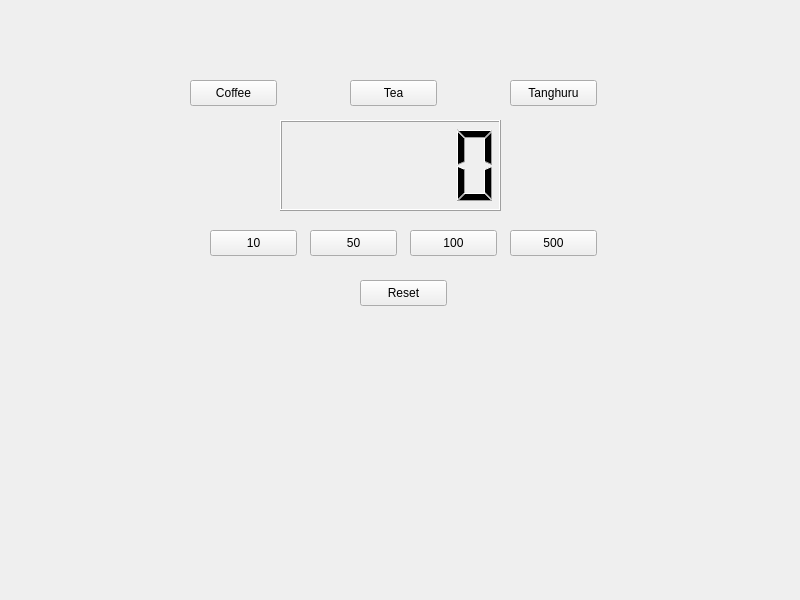
<?xml version="1.0" encoding="UTF-8"?>
<ui version="4.0">
 <class>Widget</class>
 <widget class="QWidget" name="Widget">
  <property name="geometry">
   <rect>
    <x>0</x>
    <y>0</y>
    <width>800</width>
    <height>600</height>
   </rect>
  </property>
  <property name="windowTitle">
   <string>Widget</string>
  </property>
  <widget class="QLCDNumber" name="lcdNumber">
   <property name="geometry">
    <rect>
     <x>280</x>
     <y>120</y>
     <width>221</width>
     <height>91</height>
    </rect>
   </property>
  </widget>
  <widget class="QPushButton" name="pbCoin10">
   <property name="geometry">
    <rect>
     <x>210</x>
     <y>230</y>
     <width>87</width>
     <height>26</height>
    </rect>
   </property>
   <property name="text">
    <string>10</string>
   </property>
  </widget>
  <widget class="QPushButton" name="pbCoin50">
   <property name="geometry">
    <rect>
     <x>310</x>
     <y>230</y>
     <width>87</width>
     <height>26</height>
    </rect>
   </property>
   <property name="text">
    <string>50</string>
   </property>
  </widget>
  <widget class="QPushButton" name="pbCoin100">
   <property name="geometry">
    <rect>
     <x>410</x>
     <y>230</y>
     <width>87</width>
     <height>26</height>
    </rect>
   </property>
   <property name="text">
    <string>100</string>
   </property>
  </widget>
  <widget class="QPushButton" name="pbCoin500">
   <property name="geometry">
    <rect>
     <x>510</x>
     <y>230</y>
     <width>87</width>
     <height>26</height>
    </rect>
   </property>
   <property name="text">
    <string>500</string>
   </property>
  </widget>
  <widget class="QPushButton" name="pbCoffee">
   <property name="geometry">
    <rect>
     <x>190</x>
     <y>80</y>
     <width>87</width>
     <height>26</height>
    </rect>
   </property>
   <property name="text">
    <string>Coffee</string>
   </property>
  </widget>
  <widget class="QPushButton" name="pbTea">
   <property name="geometry">
    <rect>
     <x>350</x>
     <y>80</y>
     <width>87</width>
     <height>26</height>
    </rect>
   </property>
   <property name="text">
    <string>Tea</string>
   </property>
  </widget>
  <widget class="QPushButton" name="pbTang">
   <property name="geometry">
    <rect>
     <x>510</x>
     <y>80</y>
     <width>87</width>
     <height>26</height>
    </rect>
   </property>
   <property name="text">
    <string>Tanghuru</string>
   </property>
  </widget>
  <widget class="QPushButton" name="pbReset">
   <property name="geometry">
    <rect>
     <x>360</x>
     <y>280</y>
     <width>87</width>
     <height>26</height>
    </rect>
   </property>
   <property name="text">
    <string>Reset</string>
   </property>
  </widget>
 </widget>
 <resources/>
 <connections/>
</ui>
